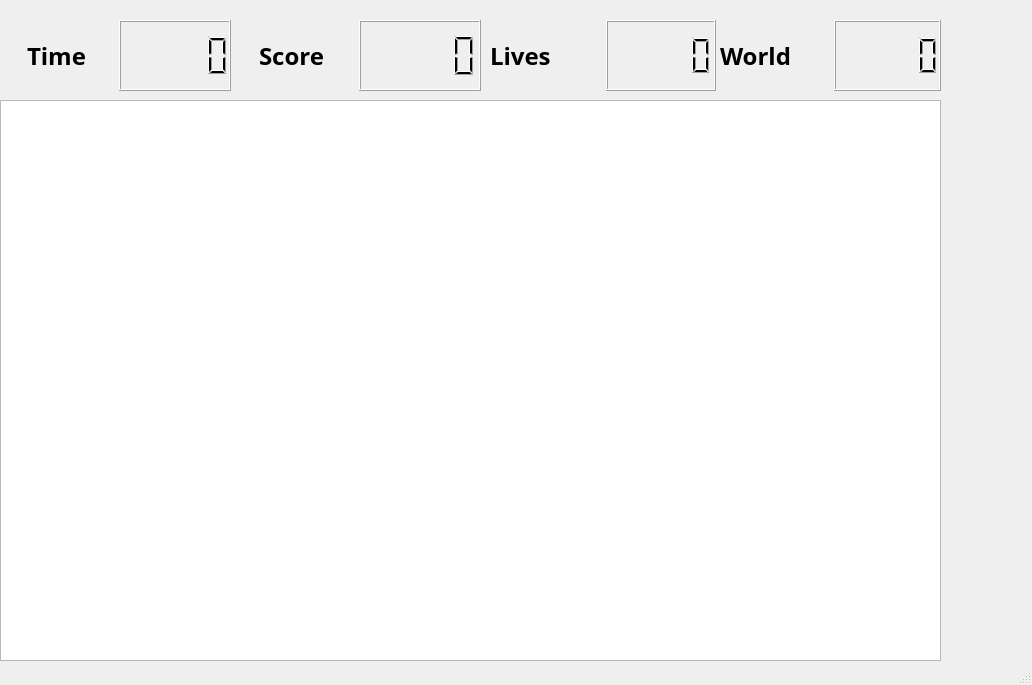
<?xml version="1.0" encoding="UTF-8"?>
<ui version="4.0">
 <class>inicio</class>
 <widget class="QMainWindow" name="inicio">
  <property name="geometry">
   <rect>
    <x>0</x>
    <y>0</y>
    <width>1032</width>
    <height>685</height>
   </rect>
  </property>
  <property name="windowTitle">
   <string>MainWindow</string>
  </property>
  <widget class="QWidget" name="centralwidget">
   <widget class="QGraphicsView" name="View2">
    <property name="geometry">
     <rect>
      <x>0</x>
      <y>100</y>
      <width>941</width>
      <height>561</height>
     </rect>
    </property>
   </widget>
   <widget class="QWidget" name="gridLayoutWidget">
    <property name="geometry">
     <rect>
      <x>0</x>
      <y>20</y>
      <width>231</width>
      <height>71</height>
     </rect>
    </property>
    <layout class="QGridLayout" name="gridLayout">
     <item row="0" column="0">
      <widget class="QLabel" name="label">
       <property name="font">
        <font>
         <family>Linux Biolinum Keyboard O</family>
         <pointsize>18</pointsize>
         <weight>75</weight>
         <bold>true</bold>
        </font>
       </property>
       <property name="text">
        <string>Time</string>
       </property>
       <property name="alignment">
        <set>Qt::AlignCenter</set>
       </property>
      </widget>
     </item>
     <item row="0" column="1">
      <widget class="QLCDNumber" name="lcdNumber">
       <property name="value" stdset="0">
        <double>0.000000000000000</double>
       </property>
      </widget>
     </item>
    </layout>
   </widget>
   <widget class="QWidget" name="gridLayoutWidget_2">
    <property name="geometry">
     <rect>
      <x>230</x>
      <y>20</y>
      <width>251</width>
      <height>71</height>
     </rect>
    </property>
    <layout class="QGridLayout" name="gridLayout_2">
     <item row="0" column="0">
      <widget class="QLabel" name="label_2">
       <property name="font">
        <font>
         <family>Linux Biolinum Keyboard O</family>
         <pointsize>18</pointsize>
         <weight>75</weight>
         <bold>true</bold>
        </font>
       </property>
       <property name="text">
        <string>Score</string>
       </property>
       <property name="alignment">
        <set>Qt::AlignCenter</set>
       </property>
      </widget>
     </item>
     <item row="0" column="1">
      <widget class="QLCDNumber" name="lcdNumber_2">
       <property name="sizePolicy">
        <sizepolicy hsizetype="Minimum" vsizetype="Minimum">
         <horstretch>0</horstretch>
         <verstretch>0</verstretch>
        </sizepolicy>
       </property>
       <property name="maximumSize">
        <size>
         <width>16777215</width>
         <height>16777215</height>
        </size>
       </property>
       <property name="font">
        <font>
         <pointsize>11</pointsize>
        </font>
       </property>
      </widget>
     </item>
    </layout>
   </widget>
   <widget class="QWidget" name="gridLayoutWidget_3">
    <property name="geometry">
     <rect>
      <x>490</x>
      <y>20</y>
      <width>226</width>
      <height>71</height>
     </rect>
    </property>
    <layout class="QGridLayout" name="gridLayout_3">
     <item row="0" column="0">
      <widget class="QLabel" name="label_3">
       <property name="font">
        <font>
         <family>Linux Biolinum Keyboard O</family>
         <pointsize>18</pointsize>
         <weight>75</weight>
         <bold>true</bold>
        </font>
       </property>
       <property name="text">
        <string>Lives</string>
       </property>
      </widget>
     </item>
     <item row="0" column="1">
      <widget class="QLCDNumber" name="lcdNumber_3"/>
     </item>
    </layout>
   </widget>
   <widget class="QWidget" name="gridLayoutWidget_4">
    <property name="geometry">
     <rect>
      <x>720</x>
      <y>20</y>
      <width>221</width>
      <height>71</height>
     </rect>
    </property>
    <layout class="QGridLayout" name="gridLayout_4">
     <item row="0" column="0">
      <widget class="QLabel" name="label_4">
       <property name="font">
        <font>
         <family>Linux Biolinum Keyboard O</family>
         <pointsize>18</pointsize>
         <weight>75</weight>
         <bold>true</bold>
        </font>
       </property>
       <property name="text">
        <string>World</string>
       </property>
      </widget>
     </item>
     <item row="0" column="1">
      <widget class="QLCDNumber" name="lcdNumber_4"/>
     </item>
    </layout>
   </widget>
  </widget>
  <widget class="QMenuBar" name="menubar">
   <property name="geometry">
    <rect>
     <x>0</x>
     <y>0</y>
     <width>1032</width>
     <height>22</height>
    </rect>
   </property>
  </widget>
  <widget class="QStatusBar" name="statusbar"/>
 </widget>
 <resources/>
 <connections/>
</ui>
